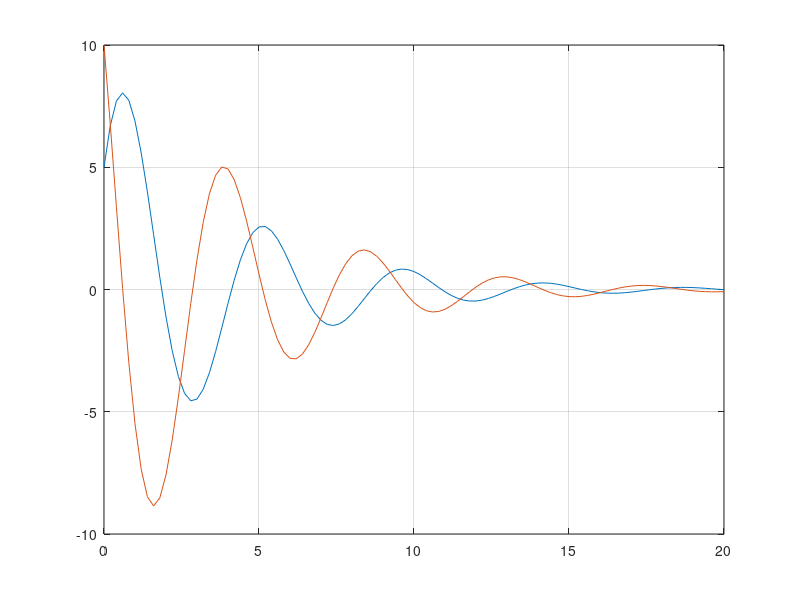

Write MATLAB code to recreate this figure.
% Demonstration of ode23; Velocity and Position for a 2nd order de
function []=secondOrder()
clear
clc


v0=10;
y0=5;

[t,y]=ode23(@slope,linspace(0,20,101), [y0 v0]);
figure (1)
plot(t,y)
grid on
end

function dy = slope(t,y)
k=2;
c=0.5;
m=1;

dy=zeros(2,1);
dy(1)= y(2);
dy(2) = -(k/m)*y(1) - (c/m)*y(2);
end